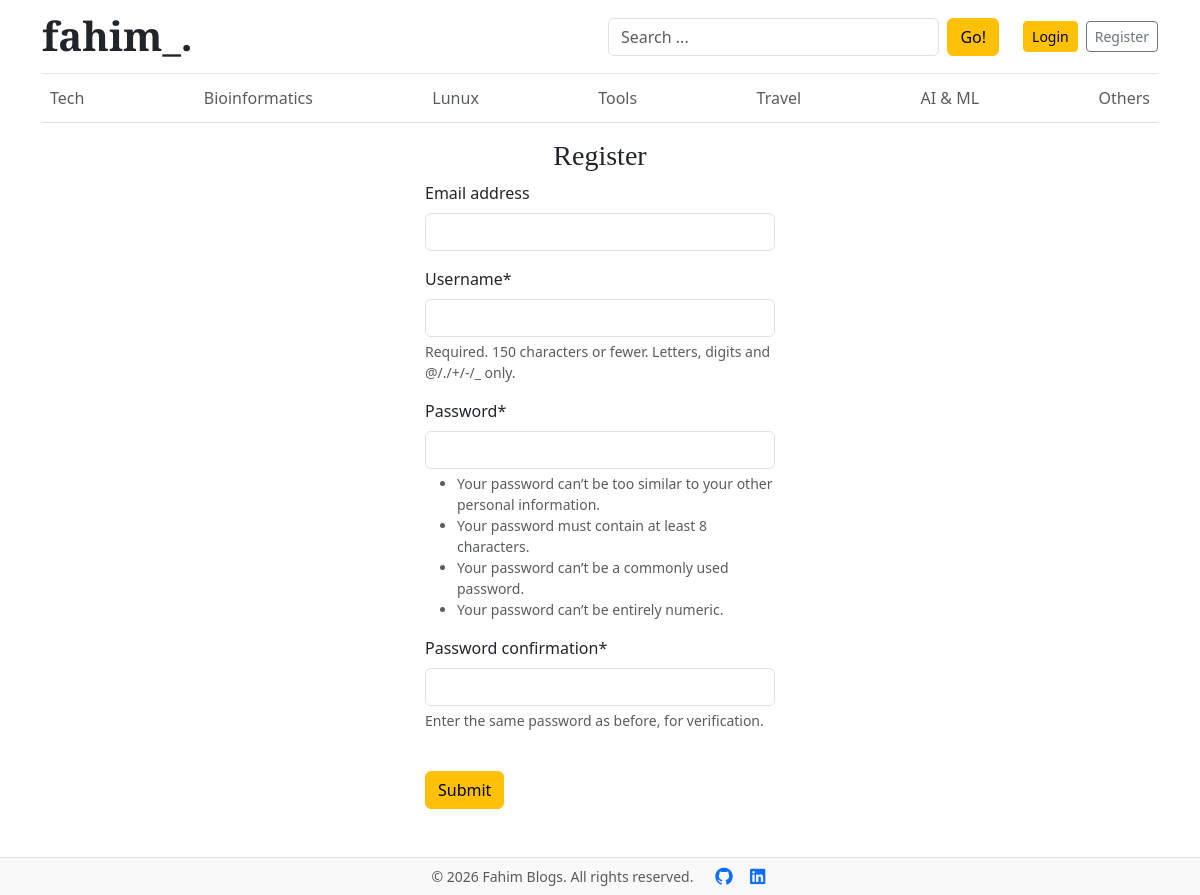
Screenshot of /register/ with the database file from the repository.
### blogs/models.py (models this page shows, shortened)
class Category(models.Model):
    category_name = models.CharField(max_length=50, unique=True)
    created_at = models.DateTimeField(auto_now_add=True)
    updated_at = models.DateTimeField(auto_now=True)
    class Meta:
        verbose_name_plural = 'categories'

### blog_main/views.py (the view)
# urls.py: path('register/',views.register, name='register'),
def register(request):
    if request.method == 'POST':
        form = Registration_form(request.POST)
        if form.is_valid():
            form.save()
            return redirect('home')
    else:
        form = Registration_form()
    context = {
        'form':form,
    }
    return render(request, 'register.html', context=context)

### blog_main/forms.py
class Registration_form(UserCreationForm):
    class Meta:
        model = User
        fields = ('email','username', 'password1', 'password2')

### blogs/context_processors.py (called while the page is built)
def get_categories(request):
    categories = Category.objects.all()
    return dict(categories=categories)

def get_social_link(request):
    social_links = SocialLink.objects.all()
    return dict(social_links = social_links)

### templates/register.html (shortened to what this page needs)
{% extends "base.html" %}
{% block content %}
{% load crispy_forms_tags %}
<h3 class="text-center">Register</h3>
<form action="{% url 'register' %}" method="post" style="width:350px; margin:auto;">
    {{ form | crispy }}
    <br>
    <button type="submit" class="btn btn-warning">Submit</button>
</form>
{% endblock content %}

### templates/base.html (shortened to what this page needs)
{% load static %}
<!DOCTYPE html>
<html lang="en">
<head>
    <link href="https://cdn.jsdelivr.net/npm/bootstrap@5.3.8/dist/css/bootstrap.min.css" rel="stylesheet"
>
    <link rel="stylesheet" href="https://cdnjs.cloudflare.com/ajax/libs/font-awesome/7.0.1/css/all.min.css">
    <link href="{% static 'css/blog.css' %}" rel="stylesheet">
</head>
<body class="d-flex flex-column min-vh-100">
<div class="container flex-grow-1">
    <header class="blog-header py-3">
        <div class="row align-items-center justify-content-between flex-wrap flex-md-nowrap g-3">
            <div class="col-12 col-md-6 text-center text-md-start">
                <a class="blog-header-logo text-dark text-decoration-none fs-1 fw-bold" href="/">fahim_.</a>
            </div>
            <div class="col-6 col-md-auto flex-grow-1">
                <form action="{% url 'search' %}" method="GET" class="d-flex">
                    <input class="form-control" type="text" name="keyword" value="{{ keyword }}"
                           placeholder="Search ..." aria-label="Search">
                    <button type="submit" class="btn btn-warning ms-2">Go!</button>
                </form>
            </div>
            <div class="col-6 col-md-auto d-flex justify-content-end align-items-center ps-3">
                {% if not user.is_authenticated %}
                    <a class="btn btn-sm btn-warning me-2" href="{% url 'login' %}">Login</a>
                    <a class="btn btn-sm btn-outline-secondary" href="{% url 'register' %}">Register</a>
                {% else %}
                    <a href="{% url 'dashboard' %}" class="text-dark text-decoration-none fw-bold small me-2 user-name">
                        {{ user.username }}
                    </a>
                    <a class="btn btn-sm btn-outline-secondary" href="{% url 'logout' %}">Logout</a>
                {% endif %}
            </div>
        </div>
    </header>
    <nav class="py-1 mb-3 border-bottom">
        <div class="nav d-flex justify-content-between flex-nowrap overflow-auto">
            {% for category in categories %}
                <a class="p-2 text-muted text-decoration-none"
                   href="{% url 'posts_by_category' category.id %}">
                    {{ category.category_name }}
                </a>
            {% endfor %}
        </div>
    </nav>
    <main>
        {% block content %}
        {% endblock %}
    </main>
</div>
<footer class="blog-footer py-2 mt-5 border-top text-center">
    <p class="mb-0 text-muted small">
        &copy; {% now "Y" %} Fahim Blogs. All rights reserved.
        <a href="https://github.com/t-fahim" target="_blank" class="text-decoration-none ms-3">
        </a>
        <a href="https://www.linkedin.com/in/tamim-fahim" target="_blank" class="text-decoration-none ms-2">
        </a>
    </p>
</footer>
</body>
</html>

### blog_main/static/css/blog.css (style rules this page uses)
.blog-header { border-bottom: 1px solid #e5e5e5; }
.blog-header-logo { font-family: "Playfair Display", Georgia, "Times New Roman", serif; font-size: 2.5rem; font-weight: 900; line-height: 1; }
h1, h2, h3, h4, h5, h6 { font-family: "Playfair Display", Georgia, "Times New Roman", serif; }
body { display: flex; flex-direction: column; min-height: 100vh; margin: 0; }
.container { flex: 1; }
.blog-footer { padding: 0.75rem 0; color: #727272; text-align: center; background-color: #f9f9f9; border-top: 0.07rem solid #e5e5e5; }
.blog-footer p:last-child { margin-bottom: 0; }

### rows the page displays
Category: category_name "Tech"
Category: category_name "Bioinformatics"
Category: category_name "Lunux"
Category: category_name "Tools"
Category: category_name "Travel"
Category: category_name "AI & ML"
Category: category_name "Others"
